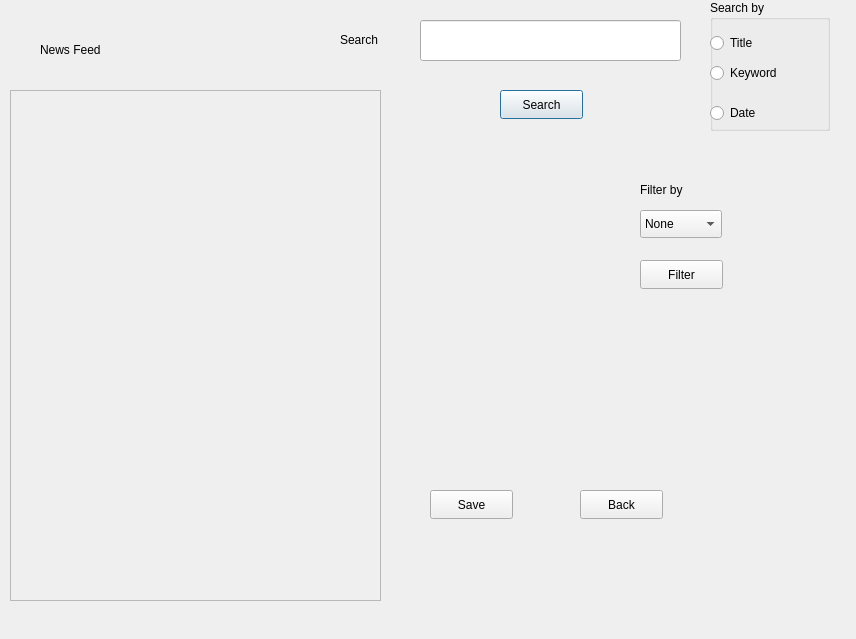
<?xml version="1.0" encoding="UTF-8"?>
<ui version="4.0">
 <class>user</class>
 <widget class="QDialog" name="user">
  <property name="geometry">
   <rect>
    <x>0</x>
    <y>0</y>
    <width>856</width>
    <height>639</height>
   </rect>
  </property>
  <property name="windowTitle">
   <string>Dialog</string>
  </property>
  <widget class="QLineEdit" name="Searchbar">
   <property name="geometry">
    <rect>
     <x>420</x>
     <y>20</y>
     <width>261</width>
     <height>41</height>
    </rect>
   </property>
  </widget>
  <widget class="QLabel" name="label">
   <property name="geometry">
    <rect>
     <x>340</x>
     <y>30</y>
     <width>63</width>
     <height>20</height>
    </rect>
   </property>
   <property name="text">
    <string>Search </string>
   </property>
  </widget>
  <widget class="QGroupBox" name="groupBox">
   <property name="geometry">
    <rect>
     <x>710</x>
     <y>0</y>
     <width>120</width>
     <height>131</height>
    </rect>
   </property>
   <property name="title">
    <string>Search by</string>
   </property>
   <widget class="QRadioButton" name="title">
    <property name="geometry">
     <rect>
      <x>0</x>
      <y>30</y>
      <width>112</width>
      <height>26</height>
     </rect>
    </property>
    <property name="text">
     <string>Title</string>
    </property>
   </widget>
   <widget class="QRadioButton" name="keyword">
    <property name="geometry">
     <rect>
      <x>0</x>
      <y>60</y>
      <width>112</width>
      <height>26</height>
     </rect>
    </property>
    <property name="text">
     <string>Keyword</string>
    </property>
   </widget>
   <widget class="QRadioButton" name="date">
    <property name="geometry">
     <rect>
      <x>0</x>
      <y>100</y>
      <width>112</width>
      <height>26</height>
     </rect>
    </property>
    <property name="text">
     <string>Date</string>
    </property>
   </widget>
  </widget>
  <widget class="QLabel" name="label_2">
   <property name="geometry">
    <rect>
     <x>40</x>
     <y>40</y>
     <width>111</width>
     <height>20</height>
    </rect>
   </property>
   <property name="text">
    <string>News Feed</string>
   </property>
  </widget>
  <widget class="QPushButton" name="pushButton">
   <property name="geometry">
    <rect>
     <x>500</x>
     <y>90</y>
     <width>83</width>
     <height>29</height>
    </rect>
   </property>
   <property name="text">
    <string>Search</string>
   </property>
  </widget>
  <widget class="QPushButton" name="pushButton_3">
   <property name="geometry">
    <rect>
     <x>640</x>
     <y>260</y>
     <width>83</width>
     <height>29</height>
    </rect>
   </property>
   <property name="text">
    <string>Filter</string>
   </property>
  </widget>
  <widget class="QComboBox" name="filter">
   <property name="geometry">
    <rect>
     <x>640</x>
     <y>210</y>
     <width>82</width>
     <height>28</height>
    </rect>
   </property>
   <item>
    <property name="text">
     <string>None</string>
    </property>
   </item>
   <item>
    <property name="text">
     <string>Interests</string>
    </property>
   </item>
  </widget>
  <widget class="QLabel" name="label_4">
   <property name="geometry">
    <rect>
     <x>640</x>
     <y>180</y>
     <width>91</width>
     <height>20</height>
    </rect>
   </property>
   <property name="text">
    <string>Filter by</string>
   </property>
  </widget>
  <widget class="QScrollArea" name="scrollArea">
   <property name="geometry">
    <rect>
     <x>10</x>
     <y>90</y>
     <width>371</width>
     <height>511</height>
    </rect>
   </property>
   <property name="widgetResizable">
    <bool>true</bool>
   </property>
   <widget class="QWidget" name="scrollAreaWidgetContents">
    <property name="geometry">
     <rect>
      <x>0</x>
      <y>0</y>
      <width>369</width>
      <height>509</height>
     </rect>
    </property>
    <widget class="QWidget" name="verticalLayoutWidget">
     <property name="geometry">
      <rect>
       <x>10</x>
       <y>20</y>
       <width>341</width>
       <height>471</height>
      </rect>
     </property>
     <layout class="QVBoxLayout" name="verticalLayout"/>
    </widget>
   </widget>
  </widget>
  <widget class="QPushButton" name="pushButton_4">
   <property name="geometry">
    <rect>
     <x>430</x>
     <y>490</y>
     <width>83</width>
     <height>29</height>
    </rect>
   </property>
   <property name="text">
    <string>Save</string>
   </property>
  </widget>
  <widget class="QPushButton" name="pushButton_5">
   <property name="geometry">
    <rect>
     <x>580</x>
     <y>490</y>
     <width>83</width>
     <height>29</height>
    </rect>
   </property>
   <property name="text">
    <string>Back</string>
   </property>
  </widget>
 </widget>
 <resources/>
 <connections/>
</ui>
